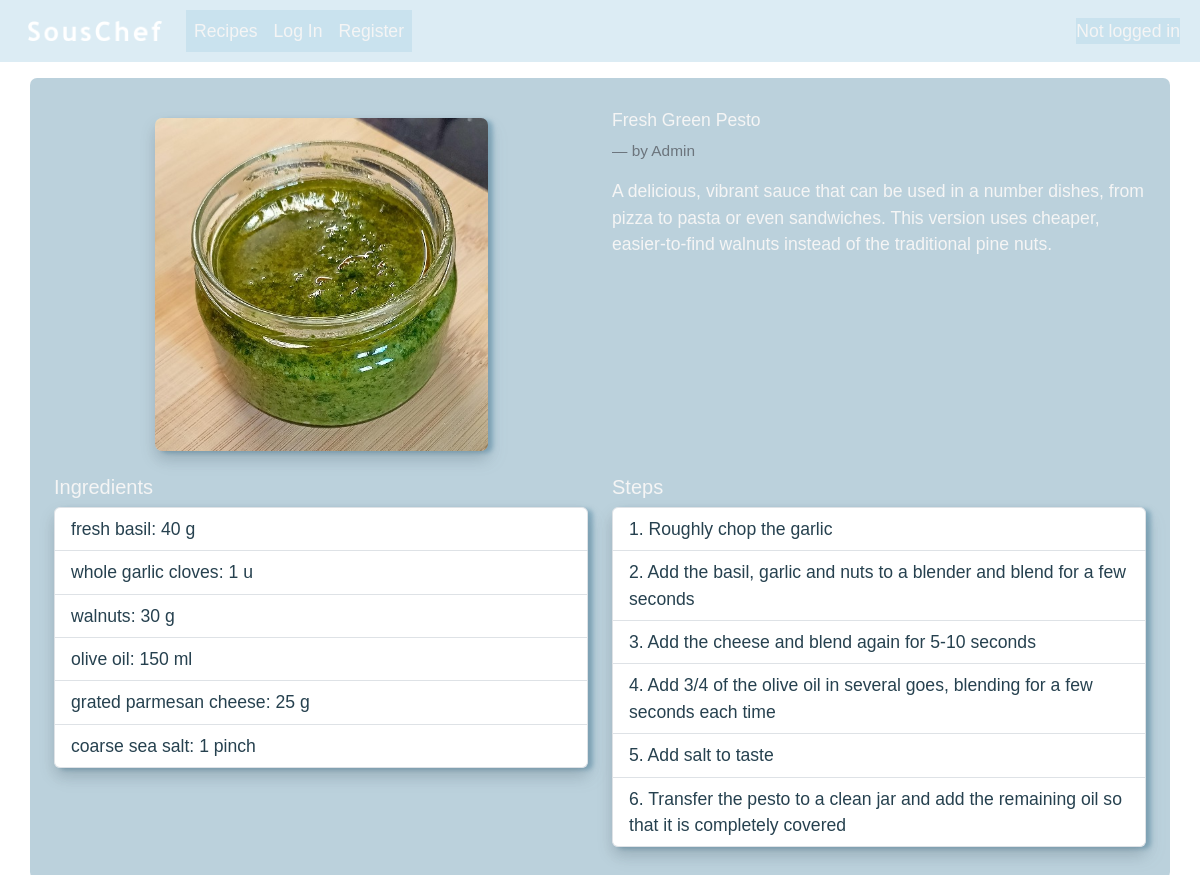
The page /recipe/48 on the database its author committed.
### souschef/models.py (models this page shows, shortened)
class Recipe(models.Model):
    title = models.CharField(max_length=128)
    description = models.TextField()
    ingredients = models.ManyToManyField(Ingredient, through="IngredientPerRecipe")
    image = models.ImageField(upload_to="recipe_pics", null=True, blank=True)
    created_by = models.ForeignKey(User, on_delete=models.CASCADE)
    created_on = models.DateTimeField(auto_now_add=True)

class User(AbstractUser):
    pass

class IngredientPerRecipe(models.Model):
    recipe = models.ForeignKey(Recipe, on_delete=models.CASCADE)
    ingredient = models.ForeignKey(Ingredient, on_delete=models.CASCADE)
    amount = models.DecimalField(max_digits=10, decimal_places=2, validators=[MinValueValidator(0)])
    unit = models.ForeignKey(Unit, on_delete=models.CASCADE)

class Ingredient(models.Model):
    name = models.CharField(max_length=64, blank=False)
    ingredient_id = models.IntegerField(unique=True)
    ingredient_details = models.JSONField(null=True, blank=True)

class Unit(models.Model):
    unit_type = models.CharField(max_length=8)
    def __str__(self):
        return self.unit_type

class Step(models.Model):
    recipe = models.ForeignKey(Recipe, on_delete=models.CASCADE)
    step_number = models.IntegerField(default=1, validators=[MinValueValidator(1)])
    step_text = models.CharField(max_length=256)

### souschef/views.py (the view)
# urls.py: path("recipe/<int:id>", views.recipe, name="recipe"),
def recipe(request, id):
    recipe = Recipe.objects.get(id=id)
    if request.user.is_authenticated:
        current_user = UserDashboard.objects.get(user_name=request.user)
        favourite = Favourite.objects.filter(user=current_user, favourite_recipe=recipe).exists()
        return render(request, "souschef/recipe.html", {
            "recipe": recipe,
            "favourite": favourite
        })
    else:
        return render(request, "souschef/recipe.html", {
            "recipe": recipe,
        })

### souschef/context_processors.py (called while the page is built)
def date(request):
    today = datetime.datetime.today().date()
    date = datetime.datetime.strftime(today, '%a %d %b %Y')
    return {'date': date}

### souschef/templates/souschef/recipe.html (shortened to what this page needs)
{% extends "SousChef/layout.html" %}
{% load static %}
{% block body %}
    <div class="container bg-custom mt-2 p-4">
        <div class="row justify-content-start">
            <div class="col-12 col-lg-6 d-flex justify-content-center my-2">
                <div>
                    {% if recipe.image %}
                        <img src="{{ recipe.image.url }}" class="img-fluid mx-auto m-2 recipe-image-full shadow" alt="recipe image">
                    {% else %}
                        <img src="{% static 'images/default_pics/default_recipe.png' %}" class="img-fluid mx-auto m-2 recipe-image-full shadow" alt="recipe image">
                    {% endif %}
                </div>
            </div>
            <div class="col my-2">
                <div class="d-flex align-items-center mb-4">
                    <h5 class="card-title mb-0">{{ recipe.title }}</h5>
                </div>
                <div class="">
                    <p class="blockquote-footer">by {{ recipe.created_by }}</p>
                </div>
                 <div>{{ recipe.description }}</div>
            </div>
        </div>
        <div class="row">
            <div class="col-lg-6 col-md-12 my-2">
                <div>
                    <h5>Ingredients</h5>
                    <ul class="list-group shadow">
                        {% for ingredient in recipe.ingredientperrecipe_set.all %}
                            <li class="list-group-item text-darker">
                                <a class="text-darker" href="{% url 'ingredient' ingredient.ingredient.id %}">{{ ingredient.ingredient.name }}</a>: {{ ingredient.amount|floatformat }} {{ ingredient.unit }}
                            </li>
                        {% endfor %}
                    </ul>
                </div>
            </div>
            <div class="col-lg-6 col-md-12 my-2">
                <div>
                    <h5>Steps</h5>
                    <ul class="list-group shadow">
                        {% for step in recipe.step_set.all %}
                            <li class="list-group-item text-darker">
                                {{ step.step_number }}. {{ step.step_text }}
                            </li>
                        {% endfor %}
                    </ul>
                </div>
            </div>
        </div>
    </div>
{% endblock %}

### souschef/static/styles.css (style rules this page uses)
a { text-decoration: none; color: whitesmoke; }
.bg-custom { background-color: rgba(85, 140, 167, 0.4); border-radius: 7px; min-height: 300px; }
body { background-image: url("/static/images/background.jpg"); background-position: center; background-repeat: repeat; background-attachment: fixed; background-size: 2000px; color: whitesmoke; font-family: 'sofiapro-light', 'Helvetica', 'Arial', sans-serif; font-size: 1.1rem; }
.card-title { font-size: 1.1rem; }
.recipe-image-full { height: auto; width: 333px; border-radius: 7px; }
.shadow { filter: drop-shadow(5px 2px 2px #558ca780); }
.text-darker { color: #26414f; }
ul { list-style: none; padding-left: 0.1rem; }

### rows shown on the page
Recipe: image (picture), title "Fresh Green Pesto", created_by "Admin", description "A delicious, vibrant sauce that can be used in a number dishes, from pizza to pasta or even sandwiches. This version uses cheaper, easier-to-find walnuts instead of the traditional pine nuts."
IngredientPerRecipe: ingredient.name "fresh basil", amount "40", unit "g"
IngredientPerRecipe: ingredient.name "whole garlic cloves", amount "1", unit "u"
IngredientPerRecipe: ingredient.name "walnuts", amount "30", unit "g"
IngredientPerRecipe: ingredient.name "olive oil", amount "150", unit "ml"
IngredientPerRecipe: ingredient.name "grated parmesan cheese", amount "25", unit "g"
IngredientPerRecipe: ingredient.name "coarse sea salt", amount "1", unit "pinch"
Step: step_number "1", step_text "Roughly chop the garlic"
Step: step_number "2", step_text "Add the basil, garlic and nuts to a blender and blend for a few seconds"
Step: step_number "3", step_text "Add the cheese and blend again for 5-10 seconds"
Step: step_number "4", step_text "Add 3/4 of the olive oil in several goes, blending for a few seconds each time"
Step: step_number "5", step_text "Add salt to taste"
Step: step_number "6", step_text "Transfer the pesto to a clean jar and add the remaining oil so that it is completely covered"
